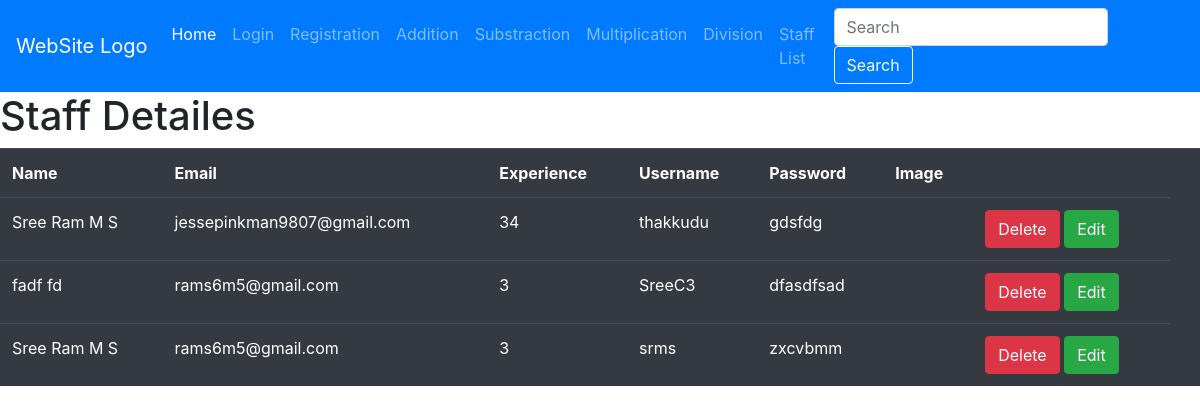
Before: /account/staff/ with the older database file.
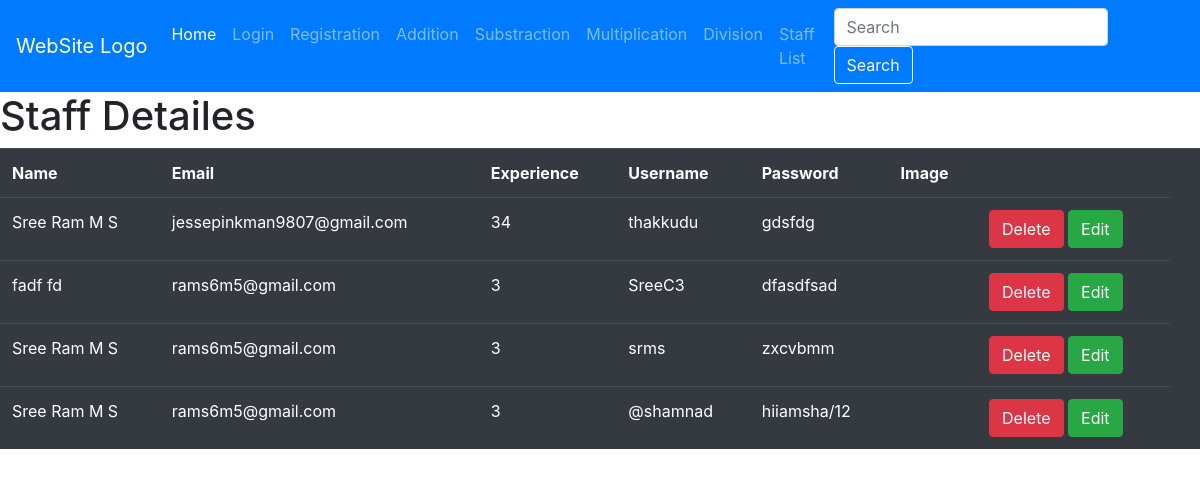
After: the same page with the newer database file.
### account/models.py (models this page shows, shortened)
class Staff(models.Model):
    first=models.CharField(max_length=100,verbose_name="Enter First Name")
    last=models.CharField(max_length=100,verbose_name="Enter Last Name")
    mail=models.EmailField(verbose_name="G-Mail")
    exp=models.IntegerField(verbose_name="Experience")
    username=models.CharField(max_length=100,verbose_name="Username")
    password=models.CharField(max_length=100,verbose_name="Password")
    pic=models.ImageField(upload_to="profile_pic",null=True)

### account/views.py (the view)
# urls.py: path('staff/',StaffView.as_view(),name="Staff"),
class StaffView(View):
    def get (self,req,*args,**kwargs):
        res=Staff.objects.all()
        return render (req,"Staff list.html",{"data":res})

### account/templates/Staff list.html (shortened to what this page needs)
{% extends 'nav.html' %}
{% block nav %}
<h1 class="">Staff Detailes</h1>
<table class="table table-dark">
    <tr>
        <th> Name</th>
        <th> Email</th>
        <th> Experience</th>
        <th> Username</th>
        <th> Password</th>
        <th>Image</th>
        <th></th>
        <th></th>
    </tr>
    {% for i in data %}
    <tr>
        <td>{{i.first}} {{i.last}}</td>
        <td>{{i.mail}}</td>
        <td>{{i.exp}}</td>
        <td>{{i.username}}</td>
        <td>{{i.password}}</td>
        <td>
    </td>
        <td> <a href="{% url 'DelStaff' i.id %}" class="btn btn-danger">Delete</a>
         <a href="{% url 'EditStaff' i.id %}" class="btn btn-success"> Edit </a> </td>
    </tr>
    {% endfor %}
{% endblock nav %}

### account/templates/nav.html (shortened to what this page needs)
  <!doctype html>
<html lang="en">
  <head>
    <link rel="stylesheet" href="https://stackpath.bootstrapcdn.com/bootstrap/4.3.1/css/bootstrap.min.css">
  </head>
  <body>
    <nav class="navbar navbar-expand-lg navbar-dark bg-primary">
        <a class="navbar-brand" href="#">WebSite Logo</a>
        <div class="collapse navbar-collapse" id="navbarSupportedContent">
          <ul class="navbar-nav mr-auto">
            <li class="nav-item active">
              <a class="nav-link" href="{% url 'Home' %}">Home <span class="sr-only">(current)</span></a>
            </li>
            <li class="nav-item">
              <a class="nav-link" href="{% url 'Login' %}">Login</a>
            </li>
            <li class="nav-item">
              <a class="nav-link" href="{% url 'Registration' %}">Registration</a>
            </li>
            <li class="nav-item">
              <a class="nav-link" href="{% url 'Addition' %}"> Addition </a>
            </li>
            <li class="nav-item">
              <a class="nav-link" href="{% url 'Substraction' %}"> Substraction </a>
            </li>
            <li class="nav-item">
              <a class="nav-link" href="{% url 'Multiplication' %}"> Multiplication </a>
            </li>
            <li class="nav-item">
              <a class="nav-link" href="{% url 'Division' %}"> Division </a>
            </li>
            <li class="nav-item">
              <a class="nav-link" href="{% url 'Staff' %}"> Staff List </a>
            </li>
          </ul>
          <form class="form-inline my-2 my-lg-0">
            <input class="form-control mr-sm-2" type="search" placeholder="Search" aria-label="Search">
            <button class="btn btn-outline-light my-2 my-sm-0" type="submit">Search</button>
          </form>
        </div>
      </nav>
      {% block nav %}
      {% endblock nav %}
 </body>
</html>

Changed rows visible on the page:
added Staff: first "Sree Ram", last "M S", mail "rams6m5@gmail.com", exp "3", username "@shamnad", password "hiiamsha/12"
